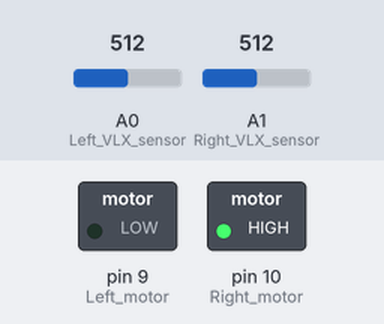
Simulated run of this sketch. Board: Arduino Uno, built with avr-gcc and run on an emulated ATmega328P. Shown: switched loads named in the sketch (green lamp = pin HIGH). The test bench sets the inputs (shaded band); at power-on: A0 (Left_VLX_sensor) = 512, A1 (Right_VLX_sensor) = 512. What the sketch prints to the serial monitor is not drawn.

Above: at 0.1 s.
At 4.9 s:
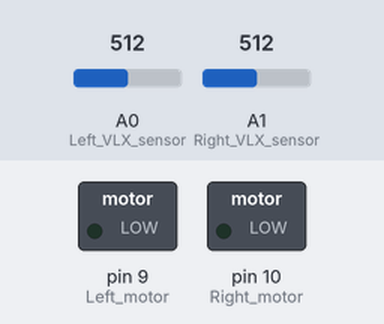
Timing chart, 0 to 6.4 s (numbered marks = the images above):
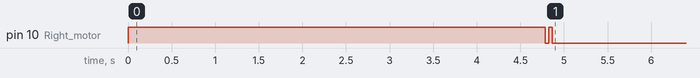

The sketch:

PID_code.ino
```cpp
// PID parameters for distance control
float Kp_forward = 1.0;
float Ki_forward = 0.0;
float Kd_forward = 0.0;
float target_distance = 18.0;    // Target distance to move forward (one cell = 18 cm)
float distance_per_tick = 0.05;  // Example: distance the robot moves per encoder tick

// PID parameters for positioning control
float Kp_positioning = 1.0;
float Ki_positioning = 0.0;
float Kd_positioning = 0.0;
float setpoint_distance = 3.0;  // Desired distance from the walls in cm

int left_encoder_ticks = 0;  // Track encoder ticks
int right_encoder_ticks = 0;
float total_distance = 0.0;  // Total distance traveled

// PID parameters for turning
float Kp_turn = 1.0;
float Ki_turn = 0.0;
float Kd_turn = 0.0;

// Variables to track integral and previous error for forward movement
float integral_forward = 0.0;
float previous_error_forward = 0.0;

// Variables to track integral and previous error for positioning
float integral_positioning = 0.0;
float previous_error_positioning = 0.0;

// Variables to track integral and previous error for turning
float integral_turn = 0.0;
float previous_error_turn = 0.0;

// Function to measure distance from walls (mock function, replace with actual sensor readings)
float measureDistanceFromWalls() {
    // Example: Replace with actual VLX sensor readings
    float left_distance = analogRead(A0);  // Read left sensor
    float right_distance = analogRead(A1); // Read right sensor

    // Average distance from both walls
    return (left_distance + right_distance) / 2.0;
}

// Function to measure current angle (mock function, replace with actual MPU readings)
float measureCurrentAngle() {
    // Example: Replace with actual MPU readings
    return analogRead(A2);  // Replace with actual MPU angle reading
}

// Function to update encoder ticks (mock function, replace with actual encoder readings)
void updateEncoders() {
    // Example: Replace with actual encoder tick counting
    left_encoder_ticks++;
    right_encoder_ticks++;
}

// Function for PID control of forward movement for one cell (18 cm)
String PID_Forward() {
    // Update total distance traveled
    total_distance = (left_encoder_ticks + right_encoder_ticks) / 2.0 * distance_per_tick;

    // Distance control
    float distance_error = target_distance - total_distance;

    // Update integral term for forward movement
    integral_forward += distance_error;

    // Calculate PID correction for forward movement
    float PID_forward = Kp_forward * distance_error +
                        Ki_forward * integral_forward +
                        Kd_forward * (distance_error - previous_error_forward);

    // Update previous error for forward movement
    previous_error_forward = distance_error;

    // Positioning control
    float actual_distance_from_walls = measureDistanceFromWalls();
    float positioning_error = setpoint_distance - actual_distance_from_walls;

    // Update integral term for positioning
    integral_positioning += positioning_error;

    // Calculate PID correction for positioning
    float PID_positioning = Kp_positioning * positioning_error +
                            Ki_positioning * integral_positioning +
                            Kd_positioning * (positioning_error - previous_error_positioning);

    // Update previous error for positioning
    previous_error_positioning = positioning_error;

    // Adjust motor speeds based on both PID corrections
    adjustMotors(PID_forward, PID_positioning);

    // Check if the target distance is reached
    if (total_distance >= target_distance) {
        // Stop the motors when the target distance is reached
        analogWrite(9, 0);  // Stop left motor
        analogWrite(10, 0); // Stop right motor
        return "PID_Forward_Done";
    }

    return "PID_Forward";
}

// Function for PID control of turning (left and right)
String PID_Turn(String direction) {
    float desired_angle = 90.0;  // Assuming 90-degree turn
    float current_angle = measureCurrentAngle();

    // Calculate error
    float error = desired_angle - current_angle;

    // Update integral term
    integral_turn += error;

    // Calculate PID correction
    float PID_correction = Kp_turn * error + Ki_turn * integral_turn + Kd_turn * (error - previous_error_turn);

    // Update previous error
    previous_error_turn = error;

    // Adjust motor speeds based on PID correction
    if (direction == "left") {
        adjustMotorsForTurn(PID_correction, "left");
        return "PID_Turn_Left";
    } else {
        adjustMotorsForTurn(PID_correction, "right");
        return "PID_Turn_Right";
    }
}

// Function to adjust motors based on PID correction for forward movement
void adjustMotors(float PID_forward, float PID_positioning) {
    int base_speed = 150;  // Base speed for both motors
    int left_motor_speed = base_speed + PID_positioning - PID_forward;
    int right_motor_speed = base_speed - PID_positioning - PID_forward;

    // Set motor speeds (assuming motor control pins)
    analogWrite(9, constrain(left_motor_speed, 0, 255));  // Left motor
    analogWrite(10, constrain(right_motor_speed, 0, 255)); // Right motor
}

// Function to adjust motors for turning
void adjustMotorsForTurn(float PID_correction, String direction) {
    int turn_speed = 100;  // Speed for turning
    if (direction == "left") {
        analogWrite(9, turn_speed + PID_correction);  // Left motor
        analogWrite(10, turn_speed - PID_correction); // Right motor
    } else {
        analogWrite(9, turn_speed - PID_correction);  // Left motor
        analogWrite(10, turn_speed + PID_correction); // Right motor
    }
}

void setup() {
    // Set up motor control pins
    pinMode(9, OUTPUT);  // Left motor
    pinMode(10, OUTPUT); // Right motor

    // Set up sensor pins
    pinMode(A0, INPUT);  // Left VLX sensor
    pinMode(A1, INPUT);  // Right VLX sensor
    pinMode(A2, INPUT);  // MPU sensor

    // Set up encoder pins (mock)
    pinMode(2, INPUT);   // Left encoder
    pinMode(3, INPUT);   // Right encoder

    Serial.begin(9600);  // Initialize serial communication
}

void loop() {
    String action = getAction();  // Assume this function provides the next action

    updateEncoders();  // Update encoder ticks (replace with actual readings)

    if (action == "Move Forward") {
        String result = PID_Forward();
        Serial.println(result);
    } else if (action == "Turn Left") {
        String result = PID_Turn("left");
        Serial.println(result);
    } else if (action == "Turn Right") {
        String result = PID_Turn("right");
        Serial.println(result);
    }
}

// Mock function to simulate getting actions from the robot's decision-making process
String getAction() {
    // Replace this with your actual logic to get the next action
    return "Move Forward";  // Example action
}
```

Measured:
- by itself, pin 10 (Right_motor): LOW → HIGH at 0.00 s, → LOW 4.8 s later, → HIGH 0.04 s later, → LOW 0.04 s later
